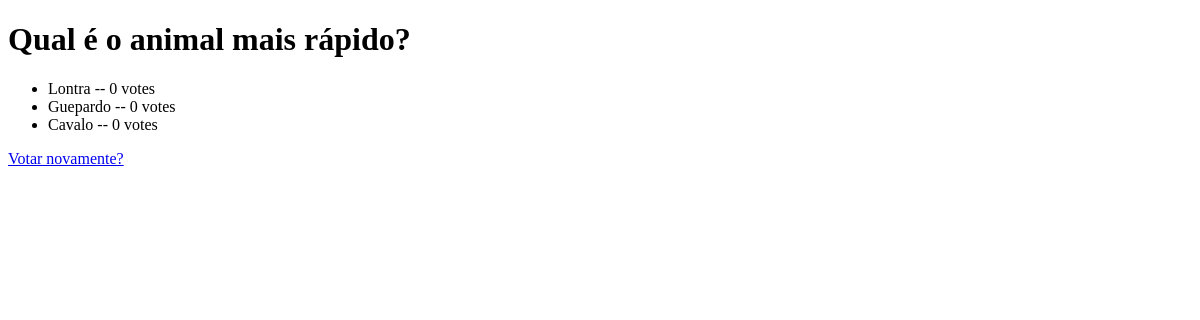
Before: /enquetes/2/results/ with the older database file.
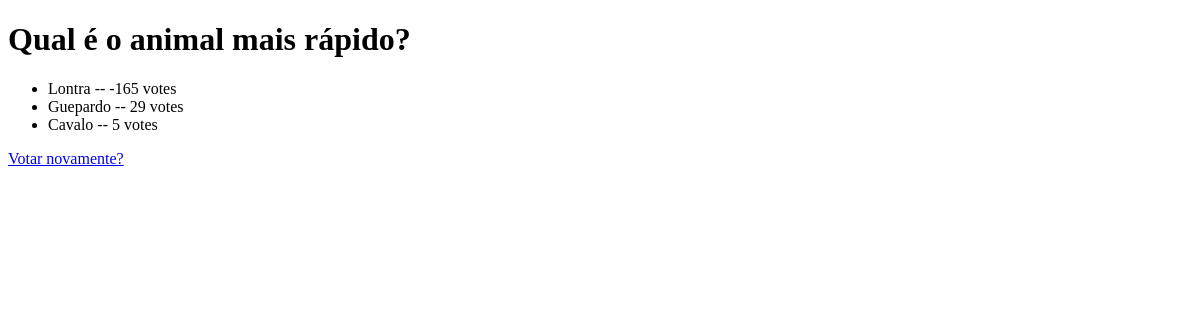
After: the same page with the newer database file.
### enquetes/models.py (models this page shows, shortened)
class Question(models.Model):
    question_text = models.CharField(max_length=200)
    pubdate = models.DateTimeField("date published")
    def was_published_recently(self):
        return self.pubdate >= timezone.now() - datetime.timedelta(days=1)
    was_published_recently.admin_order_field = 'datapub'
    was_published_recently.boolean = True
    was_published_recently.short_description = 'Recente?'

class Choice(models.Model):
    question = models.ForeignKey(Question, on_delete=models.CASCADE)
    choice_text = models.CharField(max_length=200)
    votes = models.IntegerField(default=0)

### enquetes/views.py (the view)
# urls.py: path("<int:pk>/results/", views.ResultsView.as_view(), name="results"),
class ResultsView(generic.DetailView):
    model = Question
    template_name = "enquetes/results.html"

### enquetes/templates/enquetes/results.html
<!DOCTYPE html>
<html lang="en">
<head></head>
<body>
<h1>{{ question.question_text }}</h1>
<ul>
{% for choice in question.choice_set.all %}
    <li>{{ choice.choice_text }} -- {{ choice.votes }} vote{{ choice.votes|pluralize }}</li>
{% endfor %}
</ul>
<a href="{% url 'enquetes:detail' question.id %}">Votar novamente?</a>
</body>
</html>

Changed rows visible on the page:
changed Choice "Lontra": votes "0" → "-165"
changed Choice "Guepardo": votes "0" → "29"
changed Choice "Cavalo": votes "0" → "5"
